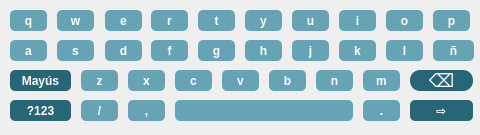
<?xml version="1.0" encoding="UTF-8"?>
<ui version="4.0">
 <class>Form</class>
 <widget class="QWidget" name="Form">
  <property name="geometry">
   <rect>
    <x>0</x>
    <y>0</y>
    <width>480</width>
    <height>135</height>
   </rect>
  </property>
  <property name="cursor">
   <cursorShape>ArrowCursor</cursorShape>
  </property>
  <property name="windowTitle">
   <string>Form</string>
  </property>
  <property name="styleSheet">
   <string notr="true">QPushButton {
	border-radius: 5px;
	font: 16px &quot;Poppins&quot;;
	background-color: #66A4B5;
	color: white;
	font-weight: bold;
}</string>
  </property>
  <widget class="QPushButton" name="btn33">
   <property name="geometry">
    <rect>
     <x>175</x>
     <y>100</y>
     <width>178</width>
     <height>21</height>
    </rect>
   </property>
   <property name="styleSheet">
    <string notr="true"/>
   </property>
   <property name="text">
    <string/>
   </property>
  </widget>
  <widget class="QPushButton" name="btn14">
   <property name="geometry">
    <rect>
     <x>151</x>
     <y>40</y>
     <width>37</width>
     <height>21</height>
    </rect>
   </property>
   <property name="styleSheet">
    <string notr="true"/>
   </property>
   <property name="text">
    <string>f</string>
   </property>
  </widget>
  <widget class="QPushButton" name="btn19">
   <property name="geometry">
    <rect>
     <x>386</x>
     <y>40</y>
     <width>37</width>
     <height>21</height>
    </rect>
   </property>
   <property name="styleSheet">
    <string notr="true"/>
   </property>
   <property name="text">
    <string>l</string>
   </property>
  </widget>
  <widget class="QPushButton" name="btn10">
   <property name="geometry">
    <rect>
     <x>433</x>
     <y>10</y>
     <width>37</width>
     <height>21</height>
    </rect>
   </property>
   <property name="styleSheet">
    <string notr="true"/>
   </property>
   <property name="text">
    <string>p</string>
   </property>
  </widget>
  <widget class="QPushButton" name="btn32">
   <property name="geometry">
    <rect>
     <x>128</x>
     <y>100</y>
     <width>37</width>
     <height>21</height>
    </rect>
   </property>
   <property name="styleSheet">
    <string notr="true"/>
   </property>
   <property name="text">
    <string>,</string>
   </property>
  </widget>
  <widget class="QPushButton" name="btn22">
   <property name="geometry">
    <rect>
     <x>81</x>
     <y>70</y>
     <width>37</width>
     <height>21</height>
    </rect>
   </property>
   <property name="styleSheet">
    <string notr="true"/>
   </property>
   <property name="text">
    <string>z</string>
   </property>
  </widget>
  <widget class="QPushButton" name="btn3">
   <property name="geometry">
    <rect>
     <x>105</x>
     <y>10</y>
     <width>37</width>
     <height>21</height>
    </rect>
   </property>
   <property name="styleSheet">
    <string notr="true"/>
   </property>
   <property name="text">
    <string>e</string>
   </property>
  </widget>
  <widget class="QPushButton" name="btn6">
   <property name="geometry">
    <rect>
     <x>245</x>
     <y>10</y>
     <width>37</width>
     <height>21</height>
    </rect>
   </property>
   <property name="styleSheet">
    <string notr="true"/>
   </property>
   <property name="text">
    <string>y</string>
   </property>
  </widget>
  <widget class="QPushButton" name="btn29">
   <property name="geometry">
    <rect>
     <x>410</x>
     <y>70</y>
     <width>63</width>
     <height>21</height>
    </rect>
   </property>
   <property name="styleSheet">
    <string notr="true">border-radius: 10px;
background-color: #266676;
font: 18px;
color: rgb(255, 255, 255);
</string>
   </property>
   <property name="text">
    <string>⌫</string>
   </property>
  </widget>
  <widget class="QPushButton" name="btn18">
   <property name="geometry">
    <rect>
     <x>339</x>
     <y>40</y>
     <width>37</width>
     <height>21</height>
    </rect>
   </property>
   <property name="styleSheet">
    <string notr="true"/>
   </property>
   <property name="text">
    <string>k</string>
   </property>
  </widget>
  <widget class="QPushButton" name="btn27">
   <property name="geometry">
    <rect>
     <x>316</x>
     <y>70</y>
     <width>37</width>
     <height>21</height>
    </rect>
   </property>
   <property name="styleSheet">
    <string notr="true"/>
   </property>
   <property name="text">
    <string>n</string>
   </property>
  </widget>
  <widget class="QPushButton" name="btn2">
   <property name="geometry">
    <rect>
     <x>57</x>
     <y>10</y>
     <width>37</width>
     <height>21</height>
    </rect>
   </property>
   <property name="styleSheet">
    <string notr="true"/>
   </property>
   <property name="text">
    <string>w</string>
   </property>
  </widget>
  <widget class="QPushButton" name="btn20">
   <property name="geometry">
    <rect>
     <x>433</x>
     <y>40</y>
     <width>41</width>
     <height>21</height>
    </rect>
   </property>
   <property name="styleSheet">
    <string notr="true"/>
   </property>
   <property name="text">
    <string>ñ</string>
   </property>
  </widget>
  <widget class="QPushButton" name="btn1">
   <property name="geometry">
    <rect>
     <x>10</x>
     <y>10</y>
     <width>37</width>
     <height>21</height>
    </rect>
   </property>
   <property name="styleSheet">
    <string notr="true"/>
   </property>
   <property name="text">
    <string>q</string>
   </property>
  </widget>
  <widget class="QPushButton" name="btn9">
   <property name="geometry">
    <rect>
     <x>386</x>
     <y>10</y>
     <width>37</width>
     <height>21</height>
    </rect>
   </property>
   <property name="styleSheet">
    <string notr="true"/>
   </property>
   <property name="text">
    <string>o</string>
   </property>
  </widget>
  <widget class="QPushButton" name="btn23">
   <property name="geometry">
    <rect>
     <x>128</x>
     <y>70</y>
     <width>37</width>
     <height>21</height>
    </rect>
   </property>
   <property name="styleSheet">
    <string notr="true"/>
   </property>
   <property name="text">
    <string>x</string>
   </property>
  </widget>
  <widget class="QPushButton" name="btn35">
   <property name="geometry">
    <rect>
     <x>410</x>
     <y>100</y>
     <width>63</width>
     <height>21</height>
    </rect>
   </property>
   <property name="styleSheet">
    <string notr="true">background-color: #266676;
font: 32px &quot;MS Shell Dlg 2&quot;;
color: rgb(255, 255, 255);</string>
   </property>
   <property name="text">
    <string>⇨</string>
   </property>
  </widget>
  <widget class="QPushButton" name="btn30">
   <property name="geometry">
    <rect>
     <x>10</x>
     <y>100</y>
     <width>61</width>
     <height>21</height>
    </rect>
   </property>
   <property name="styleSheet">
    <string notr="true">background-color: #266676;
color: rgb(255, 255, 255);</string>
   </property>
   <property name="text">
    <string>?123</string>
   </property>
  </widget>
  <widget class="QPushButton" name="btn17">
   <property name="geometry">
    <rect>
     <x>292</x>
     <y>40</y>
     <width>37</width>
     <height>21</height>
    </rect>
   </property>
   <property name="styleSheet">
    <string notr="true"/>
   </property>
   <property name="text">
    <string>j</string>
   </property>
  </widget>
  <widget class="QPushButton" name="btn15">
   <property name="geometry">
    <rect>
     <x>198</x>
     <y>40</y>
     <width>37</width>
     <height>21</height>
    </rect>
   </property>
   <property name="styleSheet">
    <string notr="true"/>
   </property>
   <property name="text">
    <string>g</string>
   </property>
  </widget>
  <widget class="QPushButton" name="btn28">
   <property name="geometry">
    <rect>
     <x>363</x>
     <y>70</y>
     <width>37</width>
     <height>21</height>
    </rect>
   </property>
   <property name="styleSheet">
    <string notr="true"/>
   </property>
   <property name="text">
    <string>m</string>
   </property>
  </widget>
  <widget class="QPushButton" name="btn7">
   <property name="geometry">
    <rect>
     <x>292</x>
     <y>10</y>
     <width>37</width>
     <height>21</height>
    </rect>
   </property>
   <property name="styleSheet">
    <string notr="true"/>
   </property>
   <property name="text">
    <string>u</string>
   </property>
  </widget>
  <widget class="QPushButton" name="btn25">
   <property name="geometry">
    <rect>
     <x>222</x>
     <y>70</y>
     <width>37</width>
     <height>21</height>
    </rect>
   </property>
   <property name="styleSheet">
    <string notr="true"/>
   </property>
   <property name="text">
    <string>v</string>
   </property>
  </widget>
  <widget class="QPushButton" name="btn16">
   <property name="geometry">
    <rect>
     <x>245</x>
     <y>40</y>
     <width>37</width>
     <height>21</height>
    </rect>
   </property>
   <property name="styleSheet">
    <string notr="true"/>
   </property>
   <property name="text">
    <string>h</string>
   </property>
  </widget>
  <widget class="QPushButton" name="btn21">
   <property name="geometry">
    <rect>
     <x>10</x>
     <y>70</y>
     <width>61</width>
     <height>21</height>
    </rect>
   </property>
   <property name="styleSheet">
    <string notr="true">background-color: #266676;
color: rgb(255, 255, 255);</string>
   </property>
   <property name="text">
    <string>Mayús</string>
   </property>
  </widget>
  <widget class="QPushButton" name="btn31">
   <property name="geometry">
    <rect>
     <x>81</x>
     <y>100</y>
     <width>37</width>
     <height>21</height>
    </rect>
   </property>
   <property name="styleSheet">
    <string notr="true"/>
   </property>
   <property name="text">
    <string>/</string>
   </property>
  </widget>
  <widget class="QPushButton" name="btn26">
   <property name="geometry">
    <rect>
     <x>269</x>
     <y>70</y>
     <width>37</width>
     <height>21</height>
    </rect>
   </property>
   <property name="styleSheet">
    <string notr="true"/>
   </property>
   <property name="text">
    <string>b</string>
   </property>
  </widget>
  <widget class="QPushButton" name="btn34">
   <property name="geometry">
    <rect>
     <x>363</x>
     <y>100</y>
     <width>37</width>
     <height>21</height>
    </rect>
   </property>
   <property name="styleSheet">
    <string notr="true"/>
   </property>
   <property name="text">
    <string>.</string>
   </property>
  </widget>
  <widget class="QPushButton" name="btn13">
   <property name="geometry">
    <rect>
     <x>105</x>
     <y>40</y>
     <width>37</width>
     <height>21</height>
    </rect>
   </property>
   <property name="styleSheet">
    <string notr="true"/>
   </property>
   <property name="text">
    <string>d</string>
   </property>
  </widget>
  <widget class="QPushButton" name="btn12">
   <property name="geometry">
    <rect>
     <x>57</x>
     <y>40</y>
     <width>37</width>
     <height>21</height>
    </rect>
   </property>
   <property name="styleSheet">
    <string notr="true"/>
   </property>
   <property name="text">
    <string>s</string>
   </property>
  </widget>
  <widget class="QPushButton" name="btn5">
   <property name="geometry">
    <rect>
     <x>198</x>
     <y>10</y>
     <width>37</width>
     <height>21</height>
    </rect>
   </property>
   <property name="styleSheet">
    <string notr="true"/>
   </property>
   <property name="text">
    <string>t</string>
   </property>
  </widget>
  <widget class="QPushButton" name="btn24">
   <property name="geometry">
    <rect>
     <x>175</x>
     <y>70</y>
     <width>37</width>
     <height>21</height>
    </rect>
   </property>
   <property name="styleSheet">
    <string notr="true"/>
   </property>
   <property name="text">
    <string>c</string>
   </property>
  </widget>
  <widget class="QPushButton" name="btn8">
   <property name="geometry">
    <rect>
     <x>339</x>
     <y>10</y>
     <width>37</width>
     <height>21</height>
    </rect>
   </property>
   <property name="styleSheet">
    <string notr="true"/>
   </property>
   <property name="text">
    <string>i</string>
   </property>
  </widget>
  <widget class="QPushButton" name="btn4">
   <property name="geometry">
    <rect>
     <x>151</x>
     <y>10</y>
     <width>37</width>
     <height>21</height>
    </rect>
   </property>
   <property name="styleSheet">
    <string notr="true"/>
   </property>
   <property name="text">
    <string>r</string>
   </property>
  </widget>
  <widget class="QPushButton" name="btn11">
   <property name="geometry">
    <rect>
     <x>10</x>
     <y>40</y>
     <width>37</width>
     <height>21</height>
    </rect>
   </property>
   <property name="styleSheet">
    <string notr="true"/>
   </property>
   <property name="text">
    <string>a</string>
   </property>
  </widget>
 </widget>
 <resources/>
 <connections/>
</ui>
